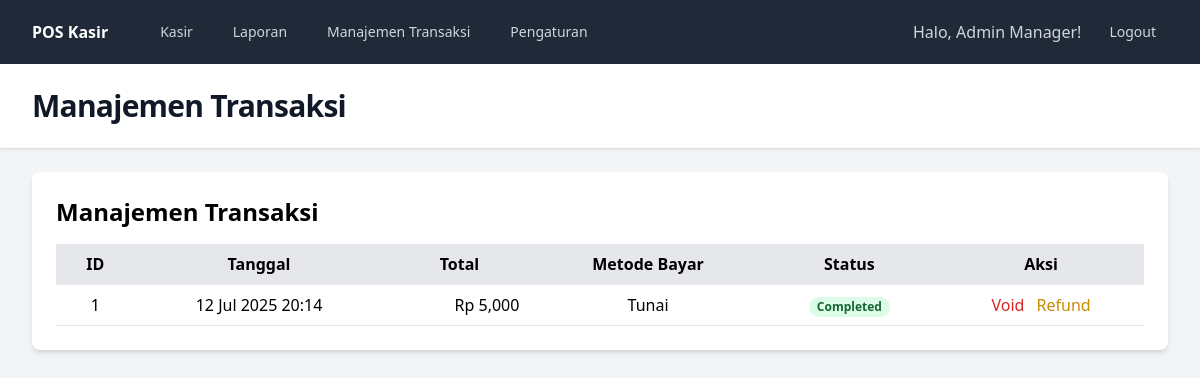
The app's page /reports/transactions (signed in), older data.
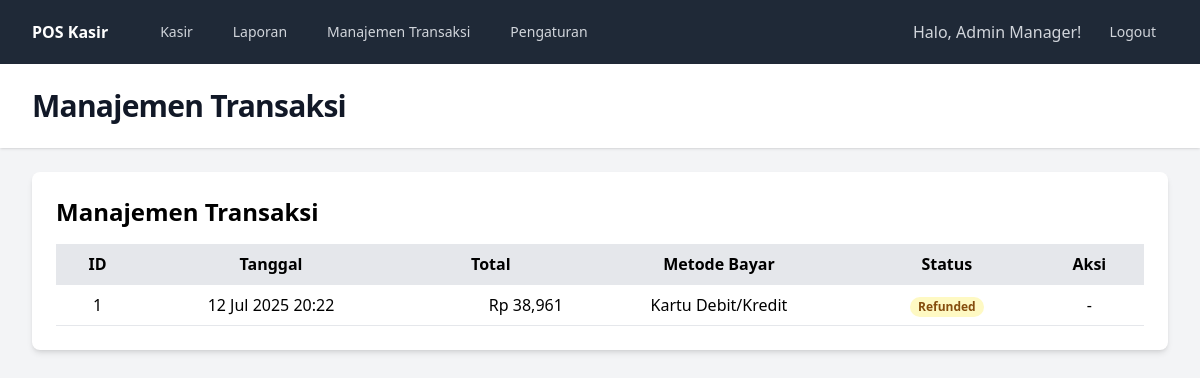
The same page, newer data.
### tables this page shows
CREATE TABLE transactions (
    id INTEGER PRIMARY KEY AUTOINCREMENT,
    employee_id INTEGER NOT NULL,
    final_amount REAL NOT NULL,
    payment_method TEXT NOT NULL,
    status TEXT DEFAULT 'Completed',
    transaction_date DATETIME DEFAULT CURRENT_TIMESTAMP,
    FOREIGN KEY (employee_id) REFERENCES employees(id)
);

### src/views/reports/transactions.php (the view, shortened to what this page needs)
<div class="bg-white p-6 rounded-lg shadow-md">
    <h2 class="text-2xl font-bold mb-4">Manajemen Transaksi</h2>
    <div class="overflow-x-auto">
        <table class="min-w-full bg-white">
            <thead class="bg-gray-200">
                <tr>
                    <th class="py-2 px-4 border-b">ID</th>
                    <th class="py-2 px-4 border-b">Tanggal</th>
                    <th class="py-2 px-4 border-b">Total</th>
                    <th class="py-2 px-4 border-b">Metode Bayar</th>
                    <th class="py-2 px-4 border-b">Status</th>
                    <th class="py-2 px-4 border-b">Aksi</th>
                </tr>
            </thead>
            <tbody>
                <?php foreach ($transactions as $tx): ?>
                <tr class="hover:bg-gray-50">
                    <td class="py-2 px-4 border-b text-center"><?= $tx['id'] ?></td>
                    <td class="py-2 px-4 border-b text-center"><?= date('d M Y H:i', strtotime($tx['transaction_date'])) ?></td>
                    <td class="py-2 px-4 border-b text-right">Rp <?= number_format($tx['final_amount']) ?></td>
                    <td class="py-2 px-4 border-b text-center"><?= htmlspecialchars($tx['payment_method']) ?></td>
                    <td class="py-2 px-4 border-b text-center">
                        <span class="px-2 inline-flex text-xs leading-5 font-semibold rounded-full
                            <?= $tx['status'] === 'Completed' ? 'bg-green-100 text-green-800' : '' ?>
                            <?= $tx['status'] === 'Voided' ? 'bg-red-100 text-red-800' : '' ?>
                            <?= $tx['status'] === 'Refunded' ? 'bg-yellow-100 text-yellow-800' : '' ?>
                        ">
                            <?= htmlspecialchars($tx['status']) ?>
                        </span>
                    </td>
                    <td class="py-2 px-4 border-b text-center">
                        <?php if ($tx['status'] === 'Completed'): ?>
                        <form action="/void-transaction" method="POST" class="inline" onsubmit="return confirm('Anda yakin ingin membatalkan transaksi ini?');">
                            <button type="submit" class="text-red-600 hover:text-red-900">Void</button>
                        </form>
                        <form action="/refund-transaction" method="POST" class="inline ml-2" onsubmit="return confirm('Anda yakin ingin me-refund transaksi ini?');">
                            <button type="submit" class="text-yellow-600 hover:text-yellow-900">Refund</button>
                        </form>
                        <?php else: ?>
                        -
                        <?php endif; ?>
                    </td>
                </tr>
                <?php endforeach; ?>
            </tbody>
        </table>
    </div>
</div>

Row changes from the older to the newer data that the page shows:
changed transactions id 1: transaction_date "12 Jul 2025 20:14" → "12 Jul 2025 20:22"; final_amount "5,000" → "38,961"; payment_method "Tunai" → "Kartu Debit/Kredit"; status "Completed" → "Refunded"; status "Void Refund" → "-"
